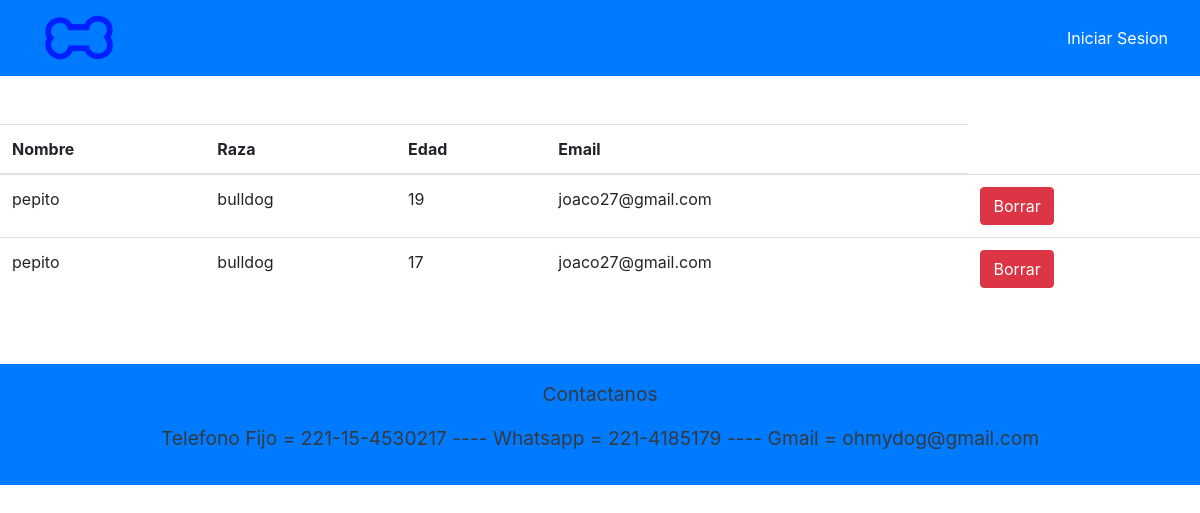
Page /losPerros on the earlier database version.
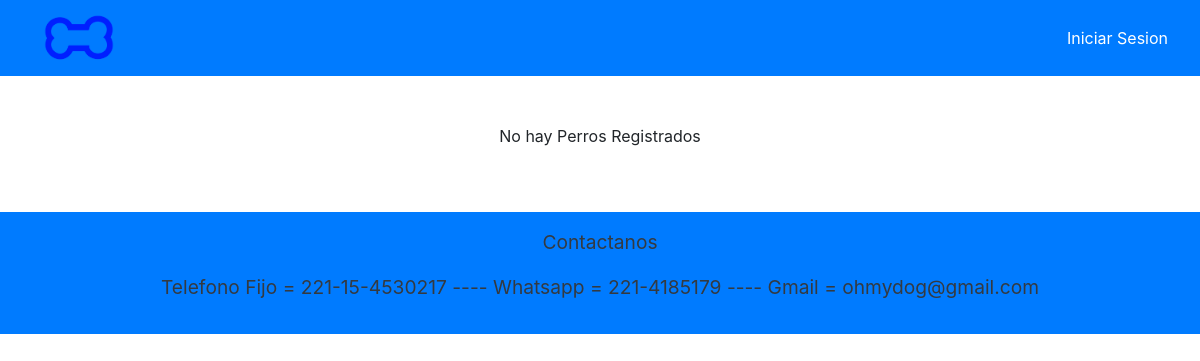
Same page on the later database version.
### APP/models.py (models this page shows, shortened)
class Perro(models.Model):
    nombre = models.CharField(max_length=15)
    raza = models.CharField(max_length=30)
    edad = models.IntegerField()
    emailDueño = models.EmailField(max_length=30)

### APP/views.py (the view)
# urls.py: path('losPerros',views.losPerros,name='losPerros'),
def losPerros(request):
    lista = Perro.objects.all()
    context = {'context': lista,
               'usuario': usuario}
    return render(request, 'paginas/losPerros.html', context)

### APP/templates/paginas/losPerros.html (shortened to what this page needs)
{% extends 'paginas/base.html' %}
{% load static %}
{% block contenido %}
<div class="d-flex justify-content-center flex-column align-items-center">
    {% if context|length == 0 %}
        <p>No hay Perros Registrados</p>
    {% else %}
    <table class="table">
        <thead>
          <tr>
            <th>Nombre</th>
            <th>Raza</th>
            <th>Edad</th>
            <th>Email</th>
          </tr>
        </thead>
        <tbody>
          {% for c in context %}
          {% if c.usuario != 'Veterinario' %}
          <tr>
            <td>{{ c.nombre }}</td>
            <td>{{ c.raza }}</td>
            <td>{{ c.edad }}</td>
            <td>{{ c.emailDueño }}</td>
            <td><a href="./borrarPerro/{{c.emailDueño}}/{{c.nombre}}" class="btn btn-danger">Borrar</a></td>
          </tr>
          {% endif %}
          {% endfor %}
        </tbody>
    </table>
    {% endif %}
</div>
{% endblock %}

### APP/templates/paginas/base.html (shortened to what this page needs)
{% load static %}
<!DOCTYPE html>
<html lang="en">
<head>
    <link rel="stylesheet" href="https://maxcdn.bootstrapcdn.com/bootstrap/4.0.0/css/bootstrap.min.css">
</head>
<body>
    <nav class="navbar bg-primary">
        <div>
            <a href="./" class="navbar-brand container d-flex align-items-center justify-content-center">
                <img class="logo" src="static/imagenes/Logo2.png" height="50" width="80" class="d-inline-block align-top" alt="LOGO">
            </a>
        </div>
            {% if usuario.esCliente or usuario.esVeterinario %}
                <a href="./notificaciones" class="nav-item nav-link active text-white">Notificaciones</a>
                <a href="./publicar" class="nav-item nav-link active text-white">Publicar</a>
                <a href="./LogOut" class="nav-item nav-link active text-white">Cerrar Sesion</a>
            {% else %}
                <a href="./LogIn" class="nav-item nav-link active text-white">Iniciar Sesion</a>
            {% endif %}
    </nav>
    <br>
    <br>
    {% block contenido %} {% endblock %}
    <br><br>
    <footer>
        <div class="container-fluid bg-primary text-center p-3" style="font-size: larger; color: rgb(23, 96, 179); text-align: center;">
            <p class="medium text-info text-dark">
                Contactanos
            </p>
            <p class="medium text-info text-dark">
                Telefono Fijo = 221-15-4530217 ----
                Whatsapp = 221-4185179 ----
                Gmail = ohmydog@gmail.com
            </p>
        </div>
    </footer>
</body>
</html>

### APP/templates/paginas/base.html (style rules this page uses)
.logo { mix-blend-mode: color-burn; }

Differences in the rows shown:
removed Perro: nombre "pepito", raza "bulldog", edad "19", emailDueño "joaco27@gmail.com"
removed Perro: nombre "pepito", raza "bulldog", edad "17", emailDueño "joaco27@gmail.com"
Other differences:
text no longer shown: "Nombre Raza Edad Email"
text now shown: "No hay Perros Registrados"
